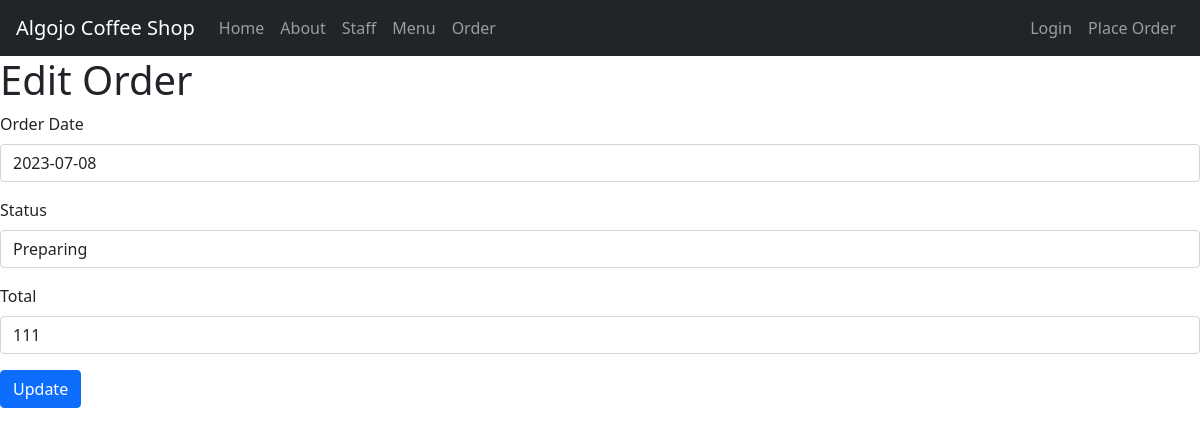
Screenshot of /editorder.php?id=2 with the database file from the repository.
### tables this page shows
CREATE TABLE `orders` (
  `orderID` int(6) NOT NULL,
  `orderDate` date NOT NULL,
  `statusOrder` varchar(10) NOT NULL,
  `total` float NOT NULL,
  `paymentMethod` varchar(10) NOT NULL,
  `amountPaid` float NOT NULL
);

### editorder.php (the view, shortened to what this page needs)
<?php include 'header.php'; ?>
<?php
if (isset($_GET['id'])) {
    $orderID = $_GET['id'];
    $conn = mysqli_connect("localhost", "root", "", "test");
    $sql = "SELECT * FROM `orders` WHERE orderID = '$orderID'";
    $result = mysqli_query($conn, $sql);
    if ($result && mysqli_num_rows($result) > 0) {
        $row = mysqli_fetch_assoc($result);
        $orderDate = $row['orderDate'];
        $statusOrder = $row['statusOrder'];
        $total = $row['total'];
    } else {
        echo "Order not found.";
        exit;
    }
} else {
    echo "Order ID not provided.";
    exit;
}
?>
<!DOCTYPE html>
<html>
<head>
    <link rel="stylesheet" href="https://cdn.jsdelivr.net/npm/bootstrap@5.1.3/dist/css/bootstrap.min.css">
</head>
<body>
    <h1>Edit Order</h1>
    <form method="POST" action="<?php echo htmlspecialchars($_SERVER["PHP_SELF"] . '?id=' . $orderID); ?>">
        <div class="mb-3">
            <label for="orderDate" class="form-label">Order Date</label>
            <input type="text" class="form-control" id="orderDate" name="orderDate" value="<?php echo $orderDate; ?>">
        </div>
        <div class="mb-3">
            <label for="statusOrder" class="form-label">Status</label>
            <input type="text" class="form-control" id="statusOrder" name="statusOrder" value="<?php echo $statusOrder; ?>">
        </div>
        <div class="mb-3">
            <label for="total" class="form-label">Total</label>
            <input type="text" class="form-control" id="total" name="total" value="<?php echo $total; ?>">
        </div>
        <button type="submit" class="btn btn-primary">Update</button>
    </form>
</body>
</html>

### rows the page displays
orders: orderDate "2023-07-08", statusOrder "Preparing", total "111"
